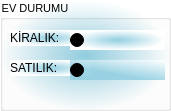
    <widget class="QGroupBox" name="groupBox_3">
     <property name="geometry">
      <rect>
       <x>50</x>
       <y>160</y>
       <width>171</width>
       <height>111</height>
      </rect>
     </property>
     <property name="font">
      <font>
       <family>MS Shell Dlg 2</family>
       <pointsize>8</pointsize>
       <weight>50</weight>
       <italic>false</italic>
       <bold>false</bold>
      </font>
     </property>
     <property name="styleSheet">
      <string notr="true">background-color: qradialgradient(spread:pad, cx:0.5, cy:0.5, radius:0.5, fx:0.5, fy:0.5, stop:0 rgba(147, 207, 225, 255), stop:1 rgba(255, 255, 255, 255));

</string>
     </property>
     <property name="title">
      <string>EV DURUMU</string>
     </property>
     <widget class="QLabel" name="label_8">
      <property name="geometry">
       <rect>
        <x>10</x>
        <y>30</y>
        <width>81</width>
        <height>16</height>
       </rect>
      </property>
      <property name="text">
       <string>KİRALIK:</string>
      </property>
     </widget>
     <widget class="QLabel" name="label_26">
      <property name="geometry">
       <rect>
        <x>10</x>
        <y>60</y>
        <width>81</width>
        <height>16</height>
       </rect>
      </property>
      <property name="text">
       <string>SATILIK:</string>
      </property>
     </widget>
     <widget class="QRadioButton" name="rdb_kiralik">
      <property name="geometry">
       <rect>
        <x>70</x>
        <y>30</y>
        <width>95</width>
        <height>20</height>
       </rect>
      </property>
      <property name="text">
       <string/>
      </property>
     </widget>
     <widget class="QRadioButton" name="rdb_satilik">
      <property name="geometry">
       <rect>
        <x>70</x>
        <y>60</y>
        <width>95</width>
        <height>20</height>
       </rect>
      </property>
      <property name="styleSheet">
       <string notr="true">background-color: qlineargradient(spread:pad, x1:0.453, y1:0.694, x2:1, y2:0, stop:0 rgba(149, 208, 226, 231), stop:1 rgba(255, 255, 255, 255));</string>
      </property>
      <property name="text">
       <string/>
      </property>
     </widget>
    </widget>
